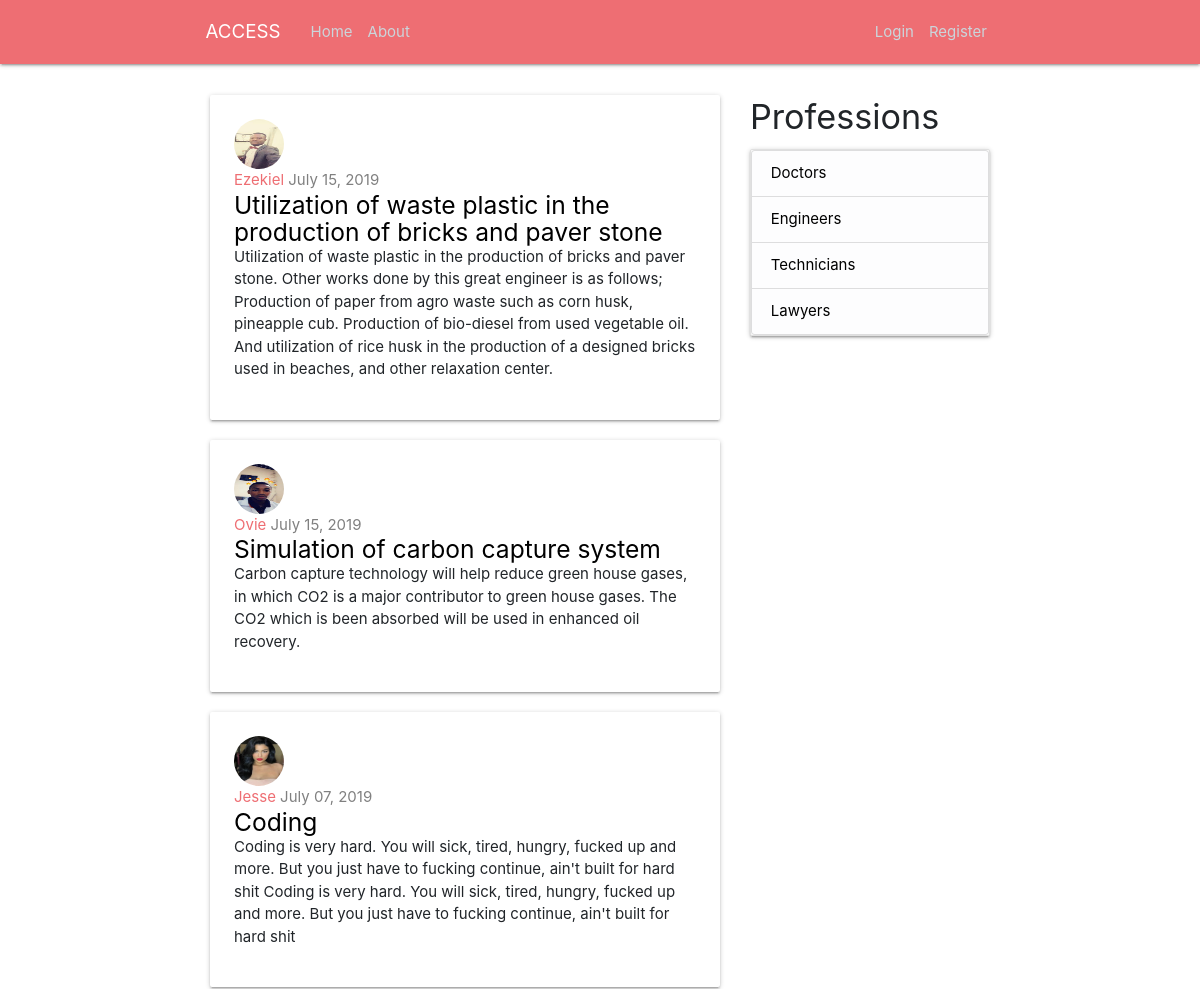
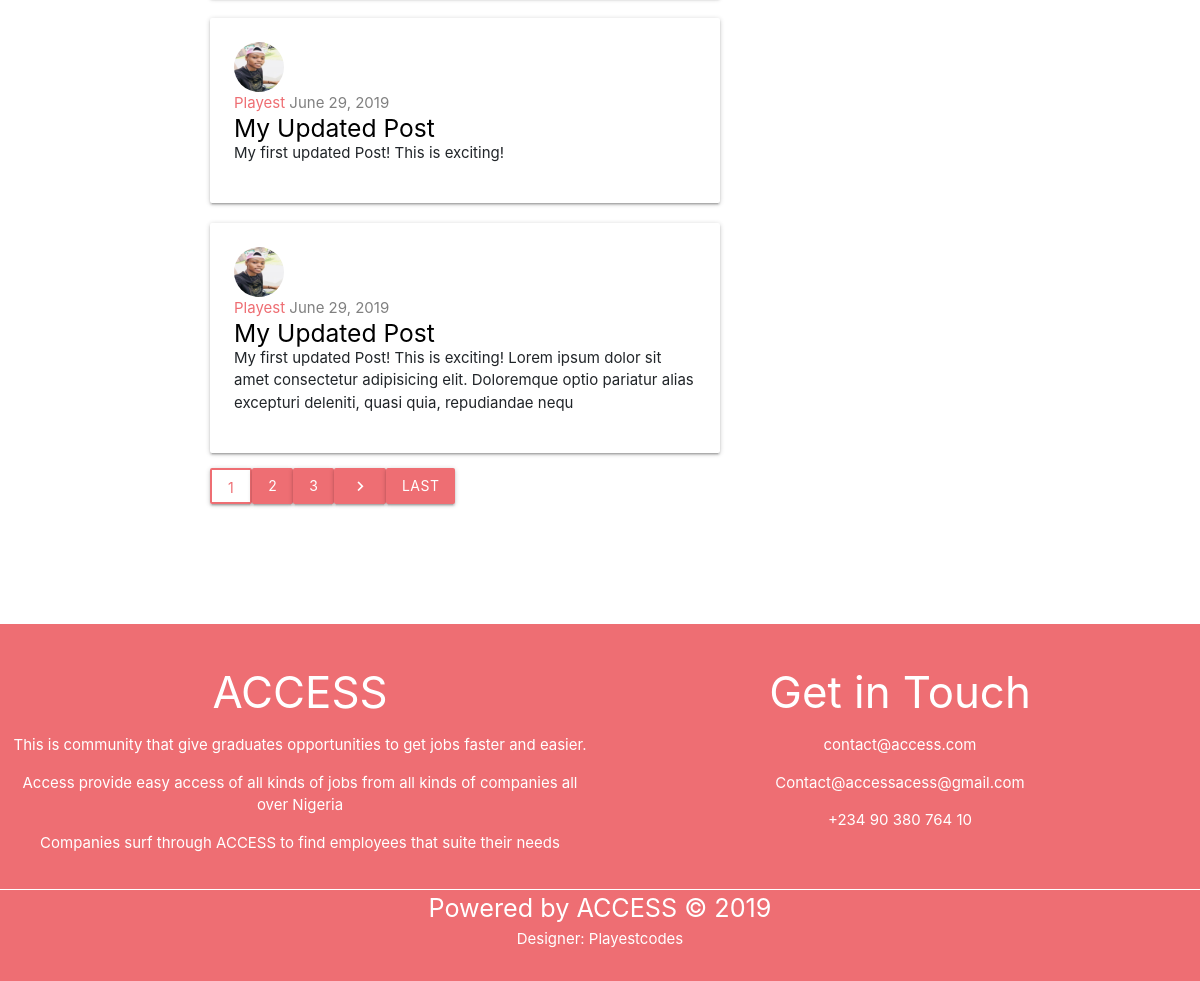
The page / on the database its author committed (2 pictures, top to bottom).
### blog/models.py (models this page shows, shortened)
class Post(models.Model):
 title = models.CharField(max_length=100)
 content = models.TextField()
 date_posted = models.DateTimeField(default=timezone.now)
 author = models.ForeignKey(User, on_delete=models.CASCADE)

### users/models.py (models this page shows, shortened)
class Profile(models.Model):
    user = models.OneToOneField(User, on_delete=models.CASCADE, related_name = "profile", null=True, blank=True)
    first_name = models.CharField(max_length=50)
    last_name = models.CharField(max_length=50)
    age = models.PositiveIntegerField()
    university = models.CharField(max_length=100)
    course = models.CharField(max_length=100)
    city = models.CharField(max_length=50)
    state = models.CharField(max_length=50)
    country = models.CharField(max_length=50)
    phone_number = models.PositiveIntegerField()
    image = models.ImageField(default='default.jpg', upload_to='profile_pics')
    profession = models.ForeignKey(Profession, on_delete=models.CASCADE, related_name="profiles", null=True, blank=True)

class Profession(models.Model):
    name = models.CharField(max_length=30)
    class Meta:
        verbose_name = "Profession"
        verbose_name_plural = "Professions"
    def __str__(self):
        return self.name

### blog/views.py (the view)
# urls.py: path('', PostListView.as_view(), name='blog-home'),
class PostListView(ListView):
    model = Post
    template_name = 'blog/home.html'
    context_object_name = 'posts'
    ordering = ['-date_posted']
    paginate_by = 5
    def get_context_data(self, **kwargs):
        context = super().get_context_data(**kwargs)
        context["professions"] = Profession.objects.all()
        return context

### blog/templates/blog/home.html (shortened to what this page needs)
{% extends "blog/base.html" %}
{% block content %}
{% for post in posts %}
<div class="card-panel" style="margin-top: 20px">
    <img src="{{ post.author.profile.image.url }}" class="circle responsive-img" style="height: 50px; width: 50px">
    <p style="padding: 0; margin-bottom: 0; color: gray"><span><a  style="color: #ee6e73" href="{% url 'user-posts' post.author.username %}">{{post.author}}</a></span>
        {{post.date_posted|date:"F d, Y"}}</p>
    <h5 style="padding: 0; margin: 0"><a class="black-text" href="{% url 'post-detail' post.id %}">{{post.title}}</a></h5>
    <p style="padding: 0; margin-top: 0"> {{post.content}}</p>
</div>
{% endfor %}
<div class="pagination">
        {% if is_paginated %}
        {% for num in page_obj.paginator.page_range %}
          {% if page_obj.number == num %}
        <a class="btn waves-effect" style="background: transparent; border: 2px#ee6e73 solid; color: #ee6e73" href="?page={{ num }}">{{ num }}</a>
        {% elif num > page_obj.number|add:'-3' and num < page_obj.number|add:'3' %}
        <a class="btn waves-effect" style="background: #ee6e73" href="?page={{ num }}">{{ num }}</a>
          {% endif %}
        {% endfor %}
        {% if page_obj.has_next %}
     <a class="btn waves-effect" style="background: #ee6e73" href="?page={{ page_obj.next_page_number }}"><i class="material-icons">chevron_right</i></a>
     <a class="btn waves-effect" style="background: #ee6e73" href="?page={{ page_obj.paginator.num_pages }}">Last</a>
        {% endif %}
     {% endif %}
</div>
{% endblock content %}

### blog/templates/blog/base.html (shortened to what this page needs)
{% load static %}
<!DOCTYPE html>
<html lang="en">
<head>
    <link rel="stylesheet" href="https://stackpath.bootstrapcdn.com/bootstrap/4.3.1/css/bootstrap.min.css"
>
    <link rel="stylesheet" href="https://cdnjs.cloudflare.com/ajax/libs/materialize/1.0.0/css/materialize.min.css">
    <link rel="stylesheet" type="text/css" href="{% static 'blog/main.css' %}">
</head>
<body style="display: flex; min-height: 100vh; flex-direction: column">
    <header class="site-header">
        <nav style="background-color: #ee6e73" class="navbar navbar-expand-md navbar-dark bg-steel fixed-top">
            <div class="container">
                <a class="navbar-brand mr-4" href="{% url 'blog-home' %}">ACCESS</a>
                <div class="collapse navbar-collapse" id="navbarToggle">
                    <div class="navbar-nav mr-auto">
                        <a class="nav-item nav-link" href="{% url 'blog-home' %}">Home</a>
                        <a class="nav-item nav-link" href="{% url 'blog-about' %}">About</a>
                    </div>
                    <div class="navbar-nav">
                        {% if user.is_authenticated %}
                        <a class="nav-item nav-link" href="{% url 'profile' %}">Profile</a>
                        <a class="nav-item nav-link" href="{% url 'post-create' %}">New Post</a>
                        <a class="nav-item nav-link" href="{% url 'logout' %}">Logout</a>
                        {% else %}
                        <a class="nav-item nav-link" href="{% url 'login' %}">Login</a>
                        <a class="nav-item nav-link" href="{% url 'register' %}">Register</a>
                        {% endif %}
                    </div>
                </div>
            </div>
        </nav>
    </header>
    <main role="main" class="container" style="flex: 1 0 auto">
        <div class="row">
            <div class="col-md-8">
                {% block content %}{% endblock %}
            </div>
            <div class="col-md-4">
                <div class="content-section">
                    <h4>Professions</h4>
                    <ul class="collection with-header card">
                        {% for profession in professions %}
                        <li class="list-group-item list-group-item-light"><a class="black-text" href="{% url 'user-profession' profession %}">
                                {{profession}}s</a></li>
                        {% endfor %}
                    </ul>
                </div>
            </div>
        </div>
    </main>
    <footer class="section page-footer darken-2 white-text center" style="background: #ee6e73;  margin-top: 100px;">
        <div class="row">
            <div class="col s12 m7">
                <h3>ACCESS</h3>
                <p>This is community that give graduates opportunities to get jobs faster and easier.</p>
                <p>Access provide easy access of all kinds of jobs from all kinds of companies all over Nigeria</p>
                <p>Companies surf through ACCESS to find employees that suite their needs</p>
            </div>
            <div class="col s12 m5">
                <h3>Get in Touch</h3>
                <p>contact@access.com</p>
                <p>Contact@accessacess@gmail.com</p>
                <p>+234 90 380 764 10</p>
            </div>
        </div>
        <div class="" style="border-top: 1px solid white">
            <p class="flow-text" style="margin-bottom: 0">Powered by ACCESS &copy; 2019</p>
            <p style="margin-top: 0">Designer: Playestcodes</p>
        </div>
    </footer>
</body>
</html>

### blog/static/blog/main.css (style rules this page uses)
body { box-sizing: border-box; margin-top: 5rem; }
ul { margin: 0; }
.site-header .navbar-nav .nav-link { color: #cbd5db; }

### rows shown on the page
Post: author.profile.image (picture), author "Ezekiel", date_posted "July 15, 2019", title "Utilization of waste plastic in the production of bricks and paver stone", content "Utilization of waste plastic in the production of bricks and paver stone. Other works done by this great engineer is as follows; Production of paper from agro waste such as corn husk, pineapple cub. Production of bio-diesel from used vegetable oil. And utilization of rice husk in the production of a designed bricks used in beaches, and other relaxation center."
Post: author.profile.image (picture), author "Ovie", date_posted "July 15, 2019", title "Simulation of carbon capture system", content "Carbon capture technology will help reduce green house gases, in which CO2 is a major contributor to green house gases. The CO2 which is been absorbed will be used in enhanced oil recovery."
Post: author.profile.image (picture), author "Jesse", date_posted "July 07, 2019", title "Coding", content "Coding is very hard. You will sick, tired, hungry, fucked up and more. But you just have to fucking continue, ain't built for hard shit Coding is very hard. You will sick, tired, hungry, fucked up and more. But you just have to fucking continue, ain't built for hard shit"
Post: author.profile.image (picture), author "Playest", date_posted "June 29, 2019", title "My Updated Post", content "My first updated Post! This is exciting!"
Post: author.profile.image (picture), author "Playest", date_posted "June 29, 2019", title "My Updated Post", content "My first updated Post! This is exciting! Lorem ipsum dolor sit amet consectetur adipisicing elit. Doloremque optio pariatur alias excepturi deleniti, quasi quia, repudiandae nequ"
Profession: name "Doctor"
Profession: name "Engineer"
Profession: name "Technician"
Profession: name "Lawyer"

### other values the page prints
{{ num }} "1"
{{ num }} "2" "3"
